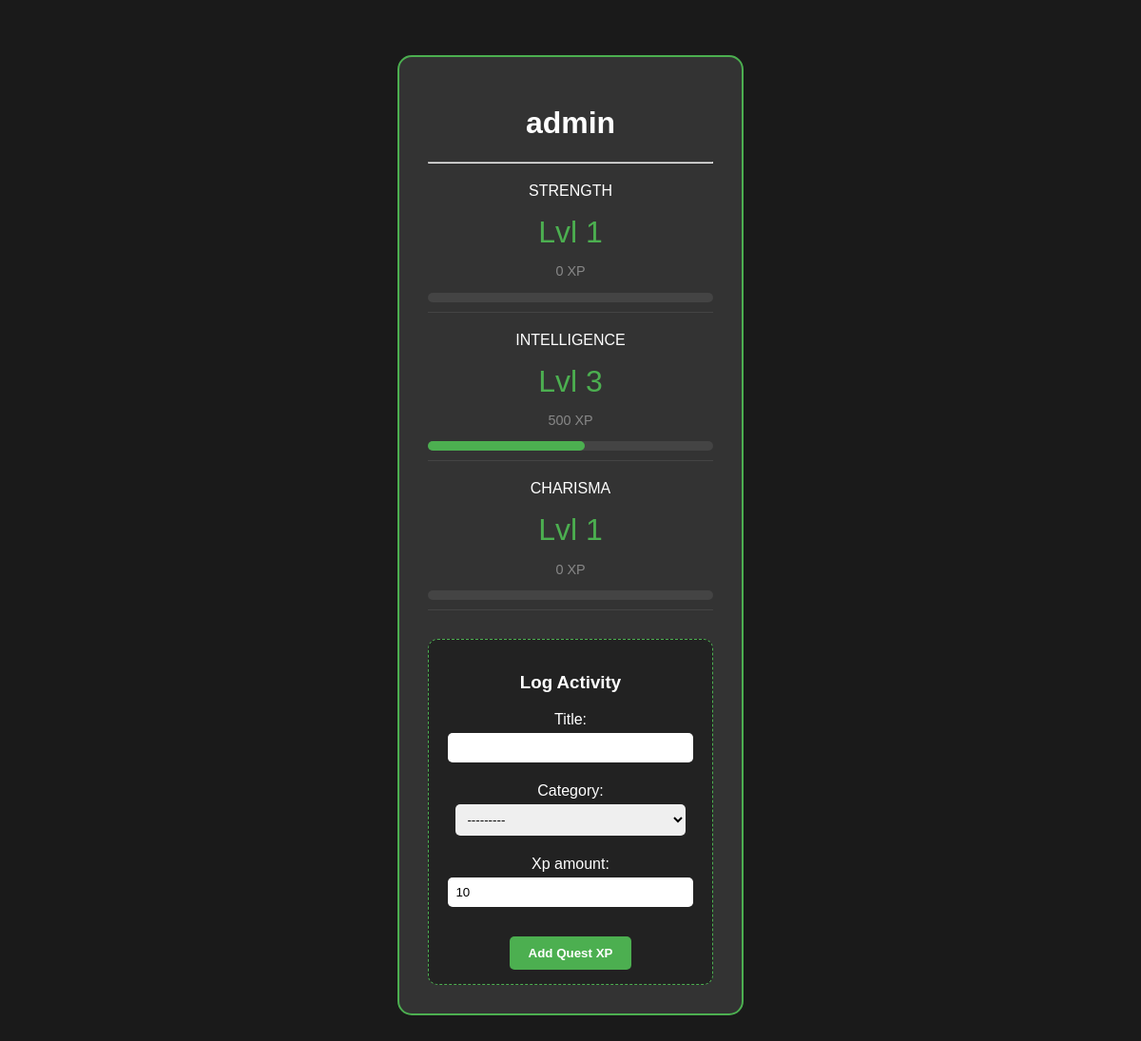
The page /profile/ (signed in) on the database as committed earlier.
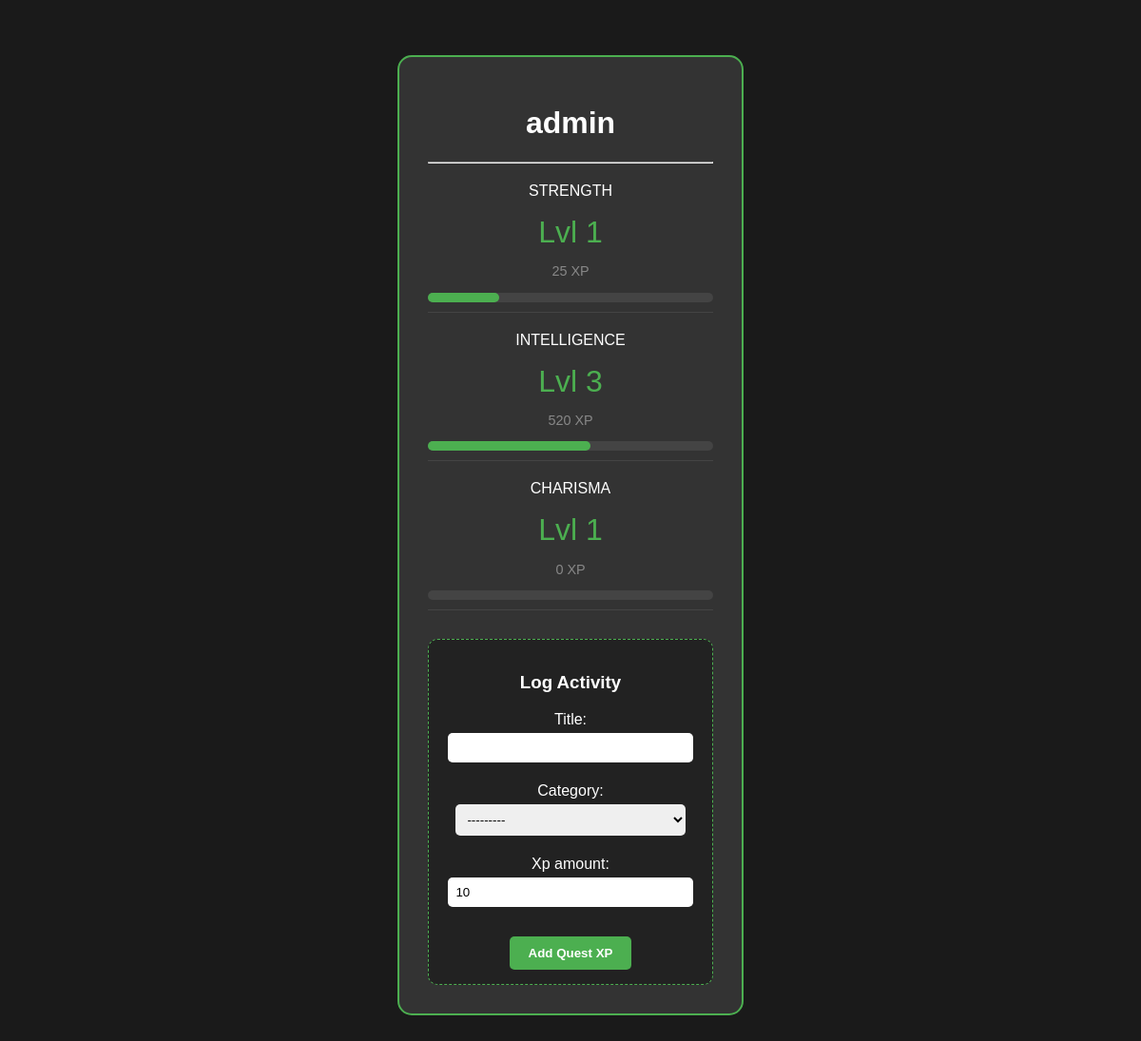
The same page on the database as committed later.
### tracker/models.py (models this page shows, shortened)
class Profile(models.Model):
    user = models.OneToOneField(User, on_delete=models.CASCADE)
    strength = models.IntegerField(default=1)
    intelligence = models.IntegerField(default=1)
    charisma = models.IntegerField(default=1)
    str_xp = models.IntegerField(default=0)
    int_xp = models.IntegerField(default=0)
    cha_xp = models.IntegerField(default=0)

### tracker/views.py (the view)
# urls.py: path('profile/', profile_view, name='profile'),
def profile_view(request):
    profile = Profile.objects.get(user=request.user)
    if request.method == 'POST':
        form = ActivityForm(request.POST)
        if form.is_valid():
            activity = form.save(commit=False)
            activity.user = request.user
            activity.save()
            return redirect('profile')
    else:
        form = ActivityForm()
    def get_prog(xp, lvl):
        next_lvl_xp = (lvl ** 2) * 100
        return min(int((xp / next_lvl_xp) * 100), 100)
    context = {
        'profile': profile,
        'form': form,  # Pass the form to the template
        'str_prog': get_prog(profile.str_xp, profile.strength),
        'int_prog': get_prog(profile.int_xp, profile.intelligence),
        'cha_prog': get_prog(profile.cha_xp, profile.charisma),
    }
    return render(request, 'tracker/profile.html', context)

### tracker/forms.py
class ActivityForm(forms.ModelForm):
    class Meta:
        model = Activity
        fields = ['title', 'category', 'xp_amount']

### tracker/templates/tracker/profile.html (shortened to what this page needs)
<!DOCTYPE html>
<html>
<head>
</head>
<body>
    <div class="card">
        <h1>{{ profile.user.username }}</h1>
        <hr>
        <div class="stat">
            <p>STRENGTH</p>
            <p class="level">Lvl {{ profile.strength }}</p>
            <p class="xp">{{ profile.str_xp }} XP</p>
            <div class="progress-bg">
                <div class="progress-fill" style="width: {{ str_prog }}%;"></div>
            </div>
        </div>
        <div class="stat">
            <p>INTELLIGENCE</p>
            <p class="level">Lvl {{ profile.intelligence }}</p>
            <p class="xp">{{ profile.int_xp }} XP</p>
            <div class="progress-bg">
                <div class="progress-fill" style="width: {{ int_prog }}%;"></div>
            </div>
        </div>
        <div class="stat">
            <p>CHARISMA</p>
            <p class="level">Lvl {{ profile.charisma }}</p>
            <p class="xp">{{ profile.cha_xp }} XP</p>
            <div class="progress-bg">
            </div>
        </div>
        <div class="log-box">
            <h3>Log Activity</h3>
            <form method="POST">
                {{ form.as_p }}
                <button type="submit" class="btn">Add Quest XP</button>
            </form>
        </div>
    </div>
</body>
</html>

### tracker/templates/tracker/profile.html (style rules this page uses)
body { font-family: sans-serif; background: #1a1a1a; color: white; display: flex; justify-content: center; padding: 50px; }
.card { background: #333; padding: 30px; border-radius: 15px; border: 2px solid #4caf50; width: 300px; text-align: center; }
.stat { margin: 20px 0; border-bottom: 1px solid #444; padding-bottom: 10px; }
.level { font-size: 2em; color: #4caf50; margin: 0; }
.xp { color: #888; font-size: 0.9em; }
.progress-bg { background: #444; border-radius: 10px; height: 10px; width: 100%; margin-top: 5px; }
.progress-fill { background: #4caf50; height: 10px; border-radius: 10px; transition: width 0.5s; }
.log-box { margin-top: 30px; background: #222; padding: 15px; border-radius: 10px; border: 1px dashed #4caf50; }
.log-box input, .log-box select { width: 90%; margin: 5px 0; padding: 8px; border-radius: 5px; border: none; }
.btn { background: #4caf50; color: white; border: none; padding: 10px 20px; border-radius: 5px; cursor: pointer; font-weight: bold; margin-top: 10px; }

Rows that differ between the two databases and show on the page:
changed Profile "admin": str_xp "0" → "25"; int_xp "500" → "520"
Other text that changed with them:
{{ int_prog }}: 55 → 57 (drawn)
